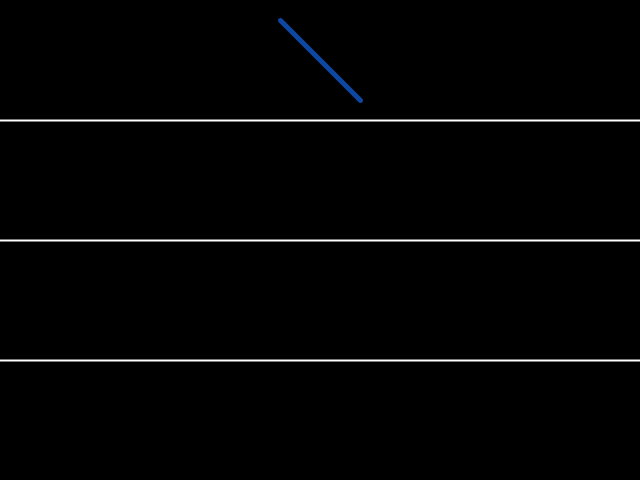
Frame 1 (no input)
Frame 60 (the mouse pressed at the canvas centre just before this capture): identical to frame 1, image omitted
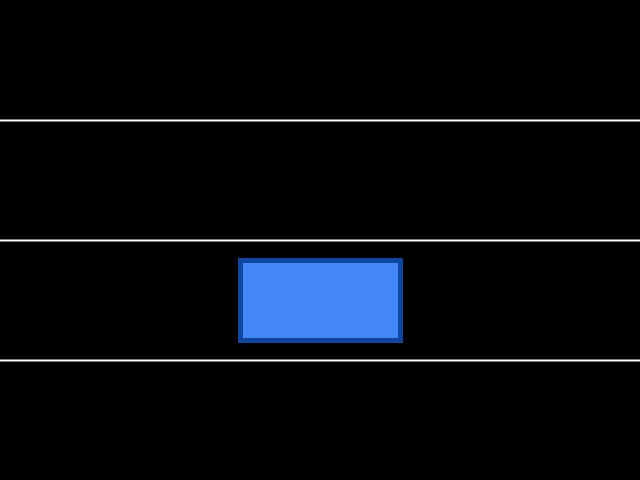
Frame 120 (the mouse held since frame 60 and released just before this capture)

The Processing sketch that drew these frames (run headless with seeded random() and noise(); from frame 60 on, the mouse is pressed at the canvas centre):

// Processing sketch: conditionalPractice
// ── conditionalPractice.pde
void setup() {
  size(640, 480);
  rectMode(CENTER);
}

void draw() {
  background(0);
  stroke(255);
  strokeWeight(2);
  line(0, 120, width, height / 4); // 4칸을 구분하는 3개의 선
  line(0, 240, width, height / 2);
  line(0, 360, width, height / 4 *3);

  fill(66, 135, 245);
  stroke(14, 71, 161);
  strokeWeight(5);

  if (mouseY < height / 4) {
    line(280, 20, 360, 100);
  } else if (mouseY <  height / 2) {  // (mouseY >=120 && mouseY < 240)
    square(320, 180, 80);
  } else if ( mouseY < height / 4 *3) { // (mouseY >=240 && mouseY < 360)
    rect(320, 300, 160, 80);
  } else {                    // (mouseY>=360)
    circle(320, 420, 80);
  }
}
